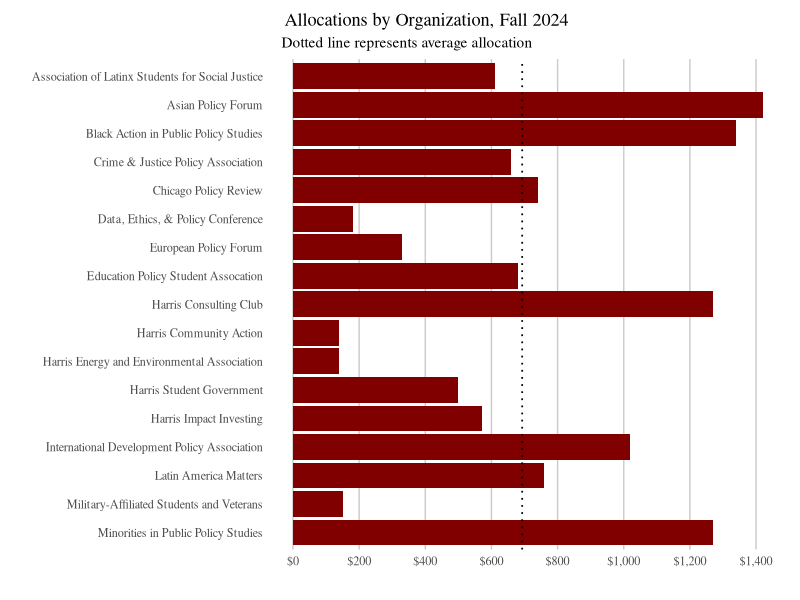
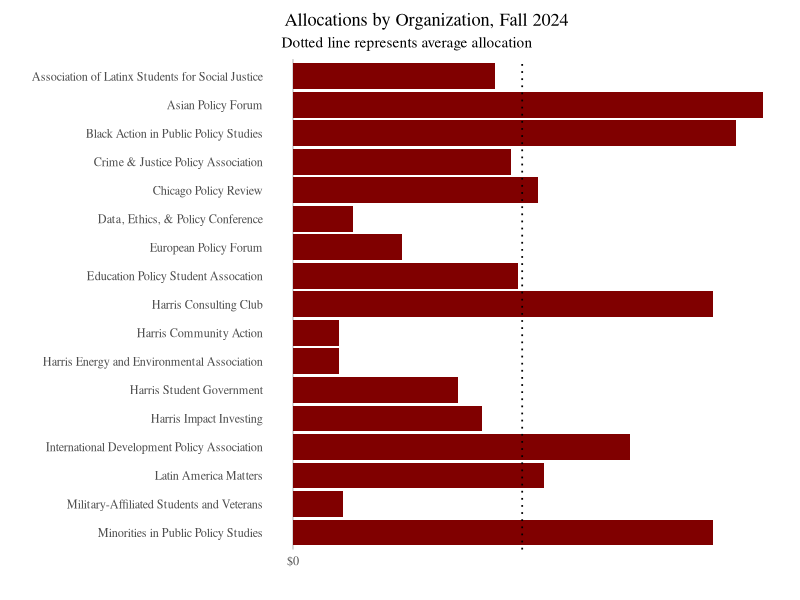
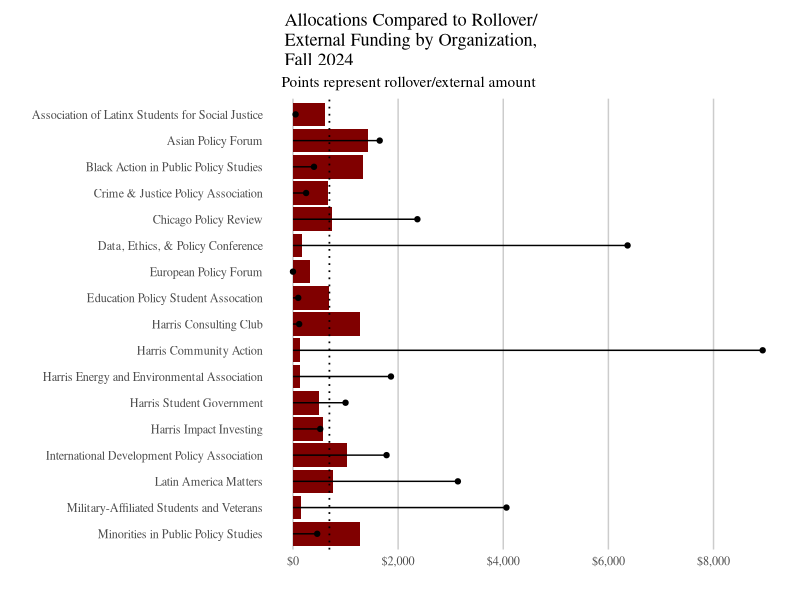
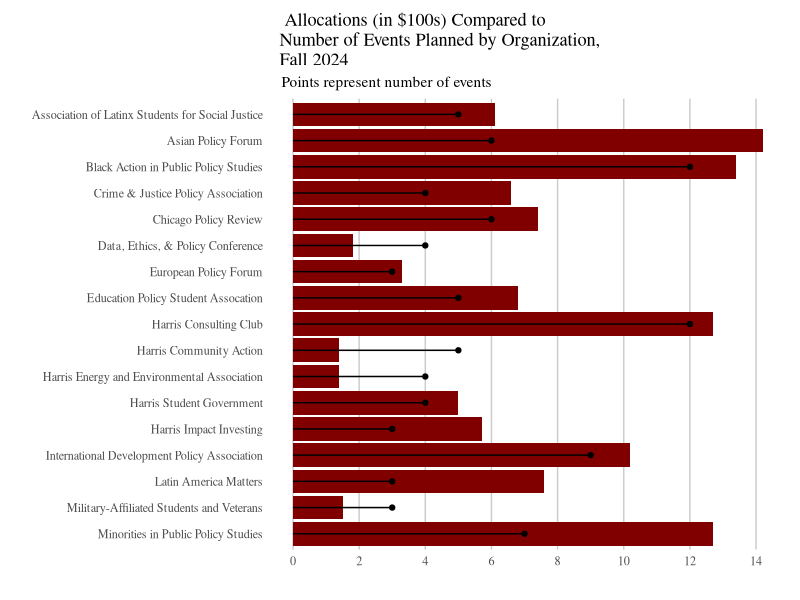

Generate these figures, in order, with R: (Note: this script raises an error after producing the figures.)
## ---- chunk 1
knitr::opts_chunk$set(echo = F, warning = F,message = F)
library(tidyverse)
## ---- chunk 2
df = read.csv("2024.csv")
hours = read.csv("hours.csv")

df <- df %>%
  group_by(org) %>%
  mutate(
    totalrequested=sum(amount),
    org=str_wrap(org,60)
  ) %>%
  ungroup() %>%
  mutate(
    org=factor(org,levels=rev(unique(org)),ordered=T)
  )

style <- function(p,dist=200,dollars=T) {
  p <- p  +
    xlab("") +
    ylab("") +
    coord_flip() +
    theme_classic(base_family = "serif") +
    theme(
      axis.line.y=element_blank(),
      axis.ticks.y=element_blank(),
      axis.line.x=element_blank(),
      axis.ticks.x=element_blank(),
      panel.grid.major.x=element_line(color="gray80"),
      plot.margin=unit(c(10,10,10,10), "pt")
    )
  
  if (dollars) {
    p <- p +
    scale_y_continuous(
      breaks = seq(0,50000,by=dist),
      labels = scales::dollar_format()
    )
  }

  return(p)
}
## ---- chunk 3
p <- df %>%
  group_by(org) %>%
  summarize(total=mean(totalreceived)) %>%
  ggplot(aes(org,total)) +
  geom_bar(stat="identity",show.legend=F,fill="#800000") +
  labs(
    title="   Allocations by Organization, Fall 2024",
    subtitle="   Dotted line represents average allocation"
  ) +
  geom_hline(
    yintercept=mean(summarize(group_by(df,org),m=mean(totalreceived,na.rm=T))[["m"]],na.rm=T),
    linetype="dotted",
    size=.6
  )

style(p)
## ---- chunk 4
rollover <- df %>%
  group_by(org) %>%
  summarize(rollover=mean(totalrollover))
  
style(p,2000)
p <- df %>%
  group_by(org) %>%
  summarize(total=mean(totalreceived)) %>%
  ggplot() +
  geom_bar(aes(org,total),
           stat="identity",show.legend=F,fill="#800000") +
  geom_segment(aes(x = org, xend = org, y = 0, yend = rollover$rollover)) +
  geom_point(aes(org,rollover$rollover)) +
  labs(
    title="   Allocations Compared to Rollover/\n   External Funding by Organization,\n   Fall 2024",
    subtitle="   Points represent rollover/external amount"
  ) +
  geom_hline(
    yintercept=mean(summarize(group_by(df,org),m=mean(totalreceived,na.rm=T))[["m"]],na.rm=T),
    linetype="dotted",
    size=.6
  )

style(p,dist=2000)
## ---- chunk 5
nevents <- df %>%
  group_by(org) %>%
  summarize(total=mean(nevents)) 

p <- df %>%
  group_by(org) %>%
  summarize(total=mean(totalreceived)) %>%
  ggplot() +
  geom_bar(aes(org,total/100),stat="identity",show.legend=F,fill="#800000") +
  geom_segment(aes(x = org, xend = org, y = 0, yend = nevents$total)) +
  geom_point(aes(org,nevents$total)) +
  labs(
    title="   Allocations (in $100s) Compared to\n  Number of Events Planned by Organization,\n  Fall 2024",
    subtitle="   Points represent number of events"
  )

style(p,dollars=F) +
  scale_y_continuous(breaks=seq(0,20,2))
## ---- chunk 6
# recalculate total requested for only those events held
df <- df %>%
  filter(actual!=0) %>%
  group_by(org) %>%
  mutate(totalrequested=sum(amount,na.rm=T))

# cap actual spent by amount we granted
df <- mutate(df,actualhsg=min(totalreceived,actual))
## ---- chunk 7
p <- df %>%
  group_by(org,category) %>%
  summarize(
    # we are missing detailed information for actual spending, so impute:
    # scale the amount requested by actual spending
    adjusted=sum(amount,na.rm=T)/mean(totalrequested,na.rm=T)*mean(actualhsg,na.rm=T)
  ) %>%
  group_by(category) %>%
  summarize(adjusted=round(sum(adjusted,na.rm=T))) %>%
  filter(!is.na(adjusted),category!="") %>%
  mutate(
    category=fct_reorder(str_to_sentence(category), adjusted)
  ) %>%
  ggplot(aes(category,adjusted)) +
  geom_bar(stat="identity",show.legend=F,fill="#800000") +
  labs(title="    HSG Funds Spending by Event Type, Fall 2024",
       subtitle="     Estimated from amount requested per category")

style(p,dist=1000)
## ---- chunk 8
p <- df %>%
  group_by(org,type) %>%
  summarize(
    # scale the amount requested by 
    adjusted=sum(amount,na.rm=T)/mean(totalrequested,na.rm=T)*mean(actualhsg,na.rm=T)
  ) %>%
  group_by(type) %>%
  summarize(adjusted=round(sum(adjusted,na.rm=T))) %>%
  filter(!is.na(adjusted),type!="") %>%
  mutate(
    type=fct_reorder(str_to_sentence(type), adjusted)
  ) %>%
  ggplot(aes(type,adjusted)) +
  geom_bar(stat="identity",show.legend=F,fill="#800000") +
  labs(title="    HSG Funds Spending by Item Type, Fall 2024",
       subtitle="     Estimated from amount requested per item type")

style(p,dist=2000)
